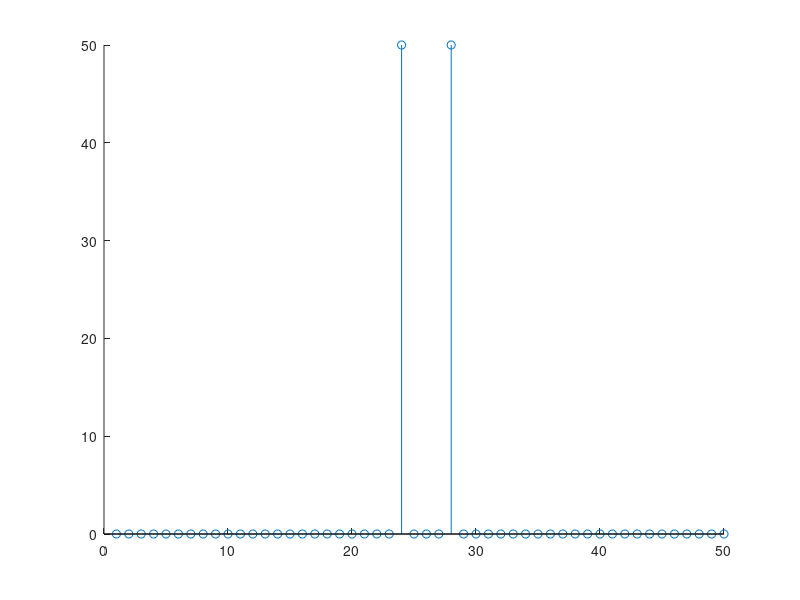

The MATLAB source for this figure:
clear;
hold off;

function y = senal(A,f,phi,t)
    y = A*sin(2*pi*f*t+phi);
endfunction

t0 = 0;
tf = 1;

fm = 50;

dt = 1/fm;
t = t0:dt:tf-dt;

Tm = tf-t0;
N = length(t)
df = fm/N;

ejex = -floor(fm/2):df:ceil(fm/2)-1;

A = 2;
f = 27;
phi = 0;

y = senal(A,f,phi,t);

Yt = fft(y);
%Yt = fftshift(fft(y)/N)

hold on;
%stem(ejex,abs(Yt));
stem(abs(Yt));

%Inciso 1
%La frecuencia observada es 23 Hz. Es distinta a la señal original porque no se cumple 
% el teorema de muestreo de Nyquist y estamos en presencia de un alias.
% Esto es: la frecuencia de muestreo NO es al menos el doble de la frecuencia original:
% fm > 2*f ? === 50 > 2*27? => False.

%Inciso 2
%Para determinar la frecuencia de la señal obtenida, aplicamos la formula:
% frec_obtenida = mod(abs(fm - f) , fm)

%Inciso 3
%La magnitud de la señal obtenida es 2, ya que el valor es 50 pero:
% A_senal/2*N = A_modulo => 2/2*50 = 50 == 50.
% REVISAR.
pause;
